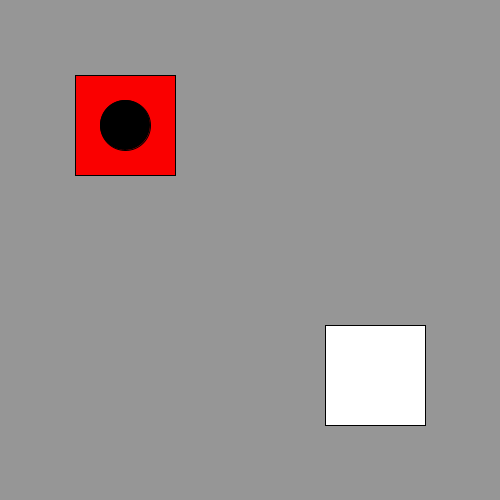
Frame 1 (no input)
Frame 60 (the mouse pressed at the canvas centre just before this capture): identical to frame 1, image omitted
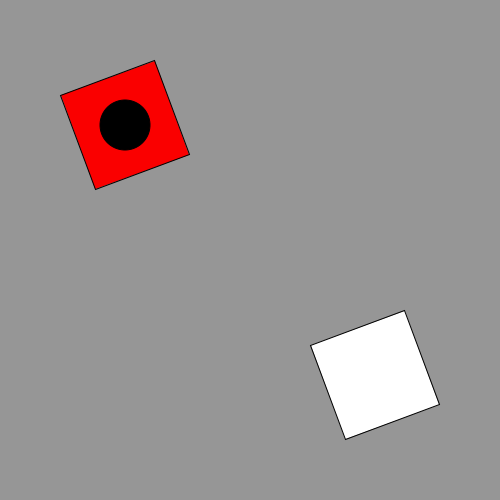
Frame 120 (the mouse held since frame 60 and released just before this capture)

The Processing sketch that drew these frames (run headless with seeded random() and noise(); from frame 60 on, the mouse is pressed at the canvas centre):

// Processing sketch: TranslationAndScale
// ── TranslationAndScale.pde

void setup() {
  size (500, 500);
  rectMode(CENTER);
}


void draw() {
  background(150);
  pushMatrix();

  println(mouseX);
  println(mouseY);
  
  fill(255);
  translate(width*.75, height*.75);
  rotate(radians(mouseY));
  rect(0,0, 100, 100);
  
  popMatrix();
  
  pushMatrix();
  println(mouseX);
  println(mouseY);
  //scale(2.0);
  
  fill(250,0,0);
  
  translate(width*.25, height*.25);
  rotate(radians(mouseX));
  rect(0, 0, 100, 100); 
  
  fill(0);
  ellipse(0,0,50,50);

  popMatrix();
}
